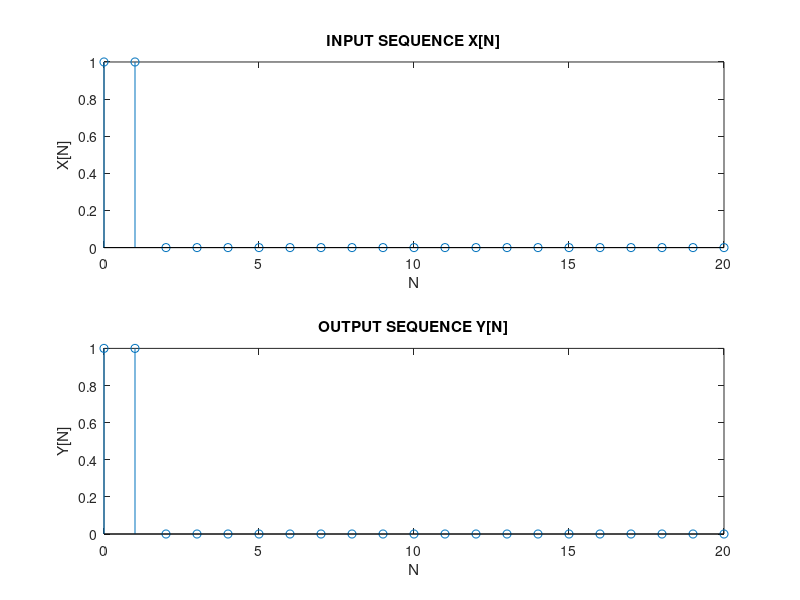

This figure's MATLAB source:
%Program:Program to find the Impulse response of the system.
clc; 
clear all;
close all;
p=input('Enter the co-efficients of "x": ');
q=input('Enter the co-efficients of "y": ');
a=length(p)-1;
b=length(q)-1;
M=input('Enter the initial conditions for "y": ');
N=filtic(p,q,flip(M));
n=[0:20];
x=[(n>=0)]-[(n>=2)];
y=filter(p, q, x, N);
subplot(211);
stem(n,x);
title('INPUT SEQUENCE X[N]');
xlabel('N');
ylabel('X[N]');
subplot(212);
stem(n,y);

title('OUTPUT SEQUENCE Y[N]');
xlabel('N');
ylabel('Y[N]');
disp('Y[N]=');
disp(y)